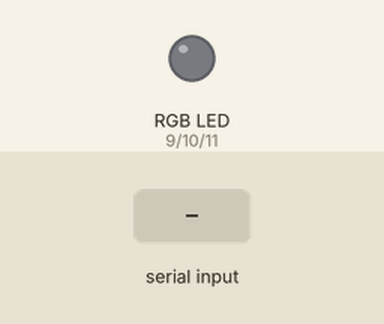
A sketch run on a simulated Arduino Uno, built with avr-gcc and run on an emulated ATmega328P. Parts: an RGB LED mixed from three pins (HIGH = lit). Inputs (shaded band) come from the test bench.

Above: at 1.2 s.
1.3 s: "red\n" received over Serial
At 1.8 s:
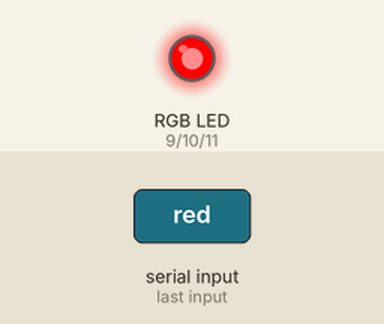
2.8 s: "green\n" received over Serial
At 4.0 s:
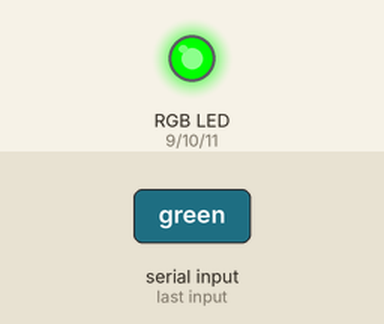
4.3 s: "blue\n" received over Serial
At 5.3 s:
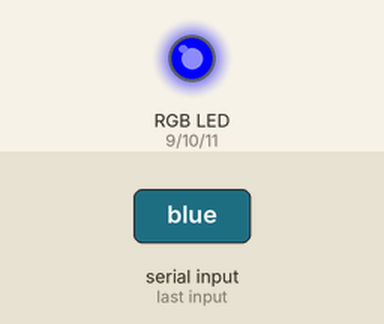
5.8 s: "off\n" received over Serial
At 6.4 s:
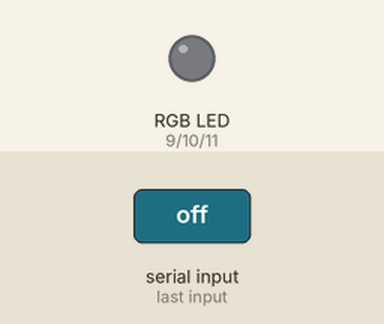
Timing chart, 0 to 8.3 s (numbered marks = the images above; inputs shaded):
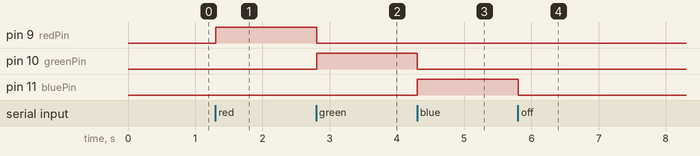

The sketch:

RGB-serialmonitor.ino
```cpp
const int redPin = 9;
const int greenPin = 10;
const int bluePin = 11;

void setup() {
  Serial.begin(9600);
  pinMode(redPin, OUTPUT);
  pinMode(greenPin, OUTPUT);
  pinMode(bluePin, OUTPUT);
}

void loop() {
  if (Serial.available()) {
    String command = Serial.readStringUntil('\n');
    command.trim();

    if (command == "red") {
      setColor(255, 0, 0);
    } else if (command == "green") {
      setColor(0, 255, 0);
    } else if (command == "blue") {
      setColor(0, 0, 255);
    } else if (command == "off") {
      setColor(0, 0, 0);
    } else {
      Serial.println("Unknown command.");
    }
  }
}

void setColor(int r, int g, int b) {
  analogWrite(redPin, r);
  analogWrite(greenPin, g);
  analogWrite(bluePin, b);
}
```

Measured:
- after the input at 1.3 s, pin 9 (redPin): LOW → HIGH at once
- after the input at 2.8 s, pin 9 (redPin): HIGH → LOW at once; pin 10 (greenPin): LOW → HIGH at once
- after the input at 4.3 s, pin 10 (greenPin): HIGH → LOW at once; pin 11 (bluePin): LOW → HIGH at once
- after the input at 5.8 s, pin 11 (bluePin): HIGH → LOW at once
